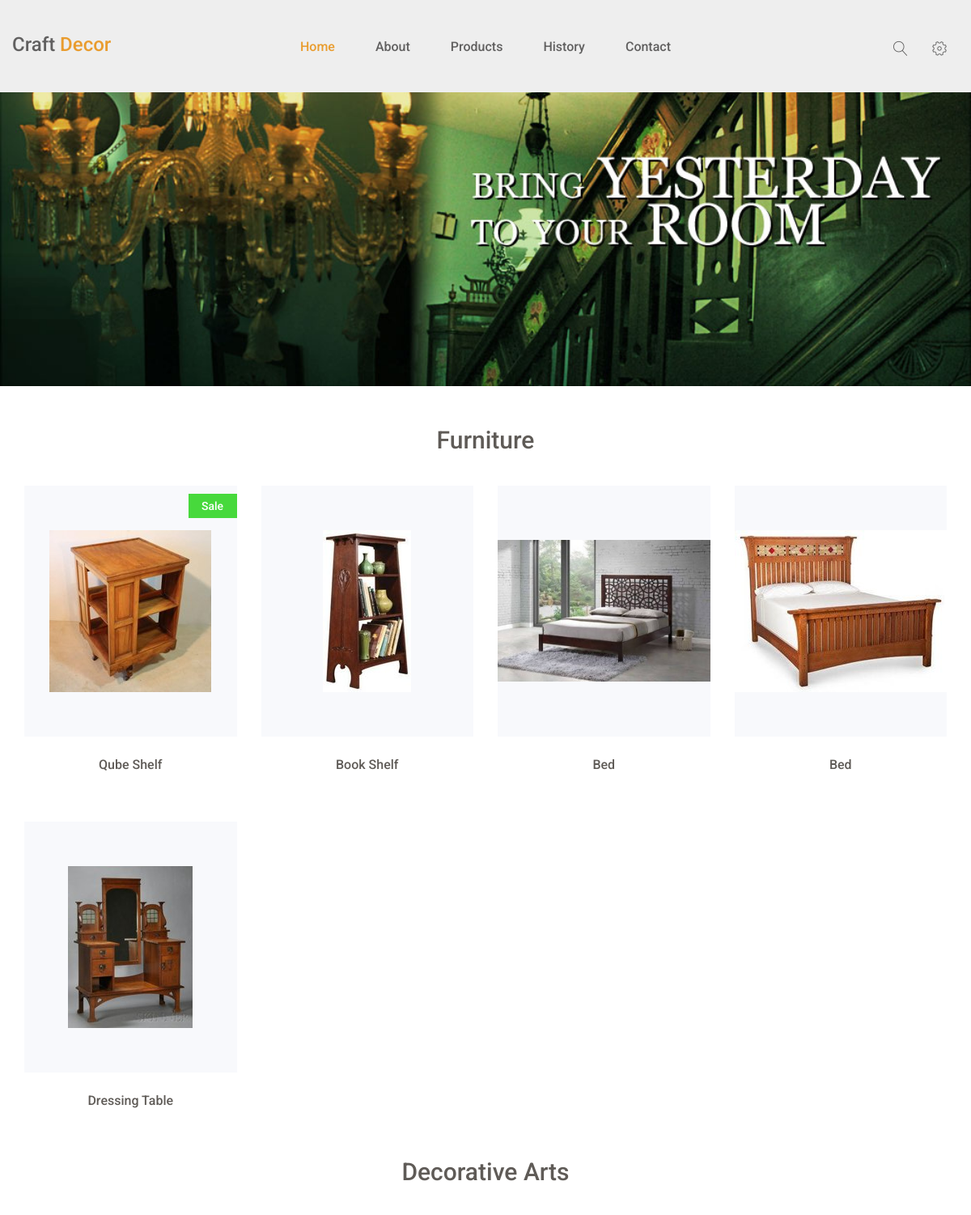
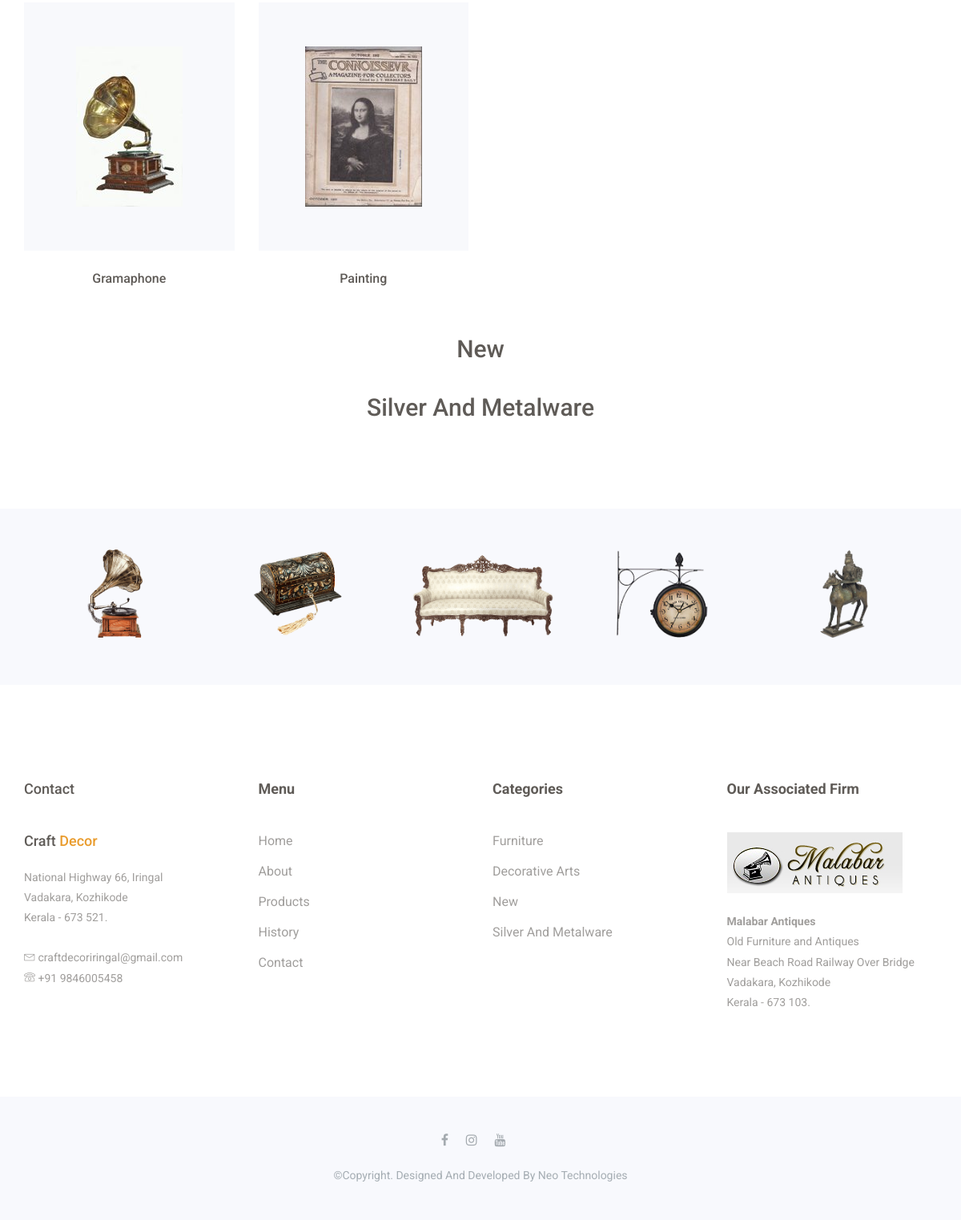
Screenshot of /products/ with the database file from the repository (2 pictures, top to bottom).
### webadmin/models.py (models this page shows, shortened)
class Categories(models.Model):
    cat_name = models.CharField(max_length=255)
    description = models.TextField(blank=True, null=True)
    is_avail = models.BooleanField(default=False)
    image = models.ImageField(upload_to='uploads/', blank=True, null=True)
    thumbnail = models.ImageField(upload_to='uploads/', blank=True, null=True)
    date_added = models.DateTimeField(auto_now_add=True)

class Products(models.Model):
    pro_name = models.CharField(max_length=255)
    category = models.ForeignKey(Categories, related_name='items', on_delete=models.DO_NOTHING)
    tag = models.CharField(max_length=255, blank=True, null=True)
    price = models.CharField(max_length=255, blank=True, null=True)
    description = models.TextField(blank=True, null=True)
    is_avail = models.BooleanField(default=False)
    is_featured = models.BooleanField(default=False)
    image = models.ImageField(upload_to='uploads/', blank=True, null=True)
    thumbnail = models.ImageField(upload_to='uploads/', blank=True, null=True)
    date_added = models.DateTimeField(auto_now_add=True)

### webmain/views.py (the view)
# urls.py: path('products/', views.products, name='products'),
def products(request):
    cats = Categories.objects.prefetch_related('items').filter(is_avail='True')
    catsft = Categories.objects.filter(is_avail=True)[:6]
    return render(request, 'webmain/products.html',{'cats':cats,'catsft':catsft})

### webmain/templates/webmain/products.html (shortened to what this page needs)
{% extends 'webmain/base.html' %}
{% load static %}
{% block content %}
    <div>
        <img src="{% static 'assets/images/collection/image2.jpg' %}" height="100%" width="100%">
    </div>
        <section id="new-arrivals" class="new-arrivals">
            {% for category in cats %}
            <div class="container">
                <div class="section-header">
                    <h2>{{ category.cat_name }}</h2>
                </div>
                <div class="new-arrivals-content">
                    <div class="row">
                    {% for pro in category.items.all %}
                        <div class="col-md-3 col-sm-4">
                            <div class="single-new-arrival">
                                <div class="single-new-arrival-bg">
                                    <img src="{{ pro.thumbnail.url }}" alt="new-arrivals images">
                                    {% if pro.tag %}
                                        <div class="sale bg-2">
                                            <p>{{ pro.tag }}</p>
                                        </div>
                                    {% endif %}
                                </div>
                                <h4><a href="#">{{ pro.pro_name }}</a></h4>
                            </div>
                        </div>
                    {% endfor %}
                    </div>
                </div>
            </div>
            {% endfor %}
            </section>
{% endblock %}

### webmain/templates/webmain/base.html (shortened to what this page needs)
{% load static %}
<!doctype html>
<html class="no-js" lang="en">
    <head>
        <link rel="stylesheet" href="{% static 'assets/css/font-awesome.min.css' %}">
		<link rel="stylesheet" href="{% static 'assets/css/linearicons.css' %}">
        <link rel="stylesheet" href="{% static 'assets/css/animate.css' %}">
        <link rel="stylesheet" href="{% static 'assets/css/owl.carousel.min.css' %}">
		<link rel="stylesheet" href="{% static 'assets/css/owl.theme.default.min.css' %}">
        <link rel="stylesheet" href="{% static 'assets/css/bootstrap.min.css' %}">
		<link rel="stylesheet" href="{% static 'assets/css/bootsnav.css' %}" >
        <link rel="stylesheet" href="{% static 'assets/css/style.css' %}">
        <link rel="stylesheet" href="{% static 'assets/css/responsive.css' %}">
    </head>
    <body>
			<div class="top-area">
				<div class="header-area">
				    <nav class="navbar navbar-default bootsnav navbar-sticky navbar-scrollspy"  data-minus-value-desktop="70" data-minus-value-mobile="55" data-speed="1000">
				        <div class="container">
				            <div class="attr-nav">
				                <ul>
				                	<li class="search">
				                		<a href="#"><span class="lnr lnr-magnifier"></span></a>
				                	</li>
				                	<li class="nav-setting">
				                		<a href="#"><span class="lnr lnr-cog"></span></a>
				                	</li>
				                </ul>
				            </div>
				            <div class="navbar-header">
								<a class="navbar-brand" href="/">Craft <span>Decor</span></a>
				            </div>
				            <div class="collapse navbar-collapse menu-ui-design" id="navbar-menu">
				                <ul class="nav navbar-nav navbar-center" data-in="fadeInDown" data-out="fadeOutUp">
				                    <li class="active"><a href="/">home</a></li>
				                    <li><a href="/about">about</a></li>
				                    <li><a href="/products">products</a></li>
				                    <li><a href="/history">history</a></li>
				                    <li><a href="/contact">contact</a></li>
				                </ul>
				            </div>
				        </div>
				    </nav>
				</div>
			</div>
			<div class="clear-top">
			</div>
		{% block content %}
		{% endblock %}
<section id="clients"  class="clients">
	<div class="container">
	<div class="owl-carousel owl-theme" id="client">
			<div class="item">
				<a href="/products">
					<img src="{% static 'assets/images/clients/c1.png' %}" alt="brand-image" />
				</a>
			</div>
			<div class="item">
				<a href="/products">
					<img src="{% static 'assets/images/clients/c2.png' %}" alt="brand-image" />
				</a>
			</div>
			<div class="item">
				<a href="/products">
					<img src="{% static 'assets/images/clients/c3.png' %}" alt="brand-image" />
				</a>
			</div>
			<div class="item">
				<a href="/products">
					<img src="{% static 'assets/images/clients/c4.png' %}" alt="image" />
				</a>
			</div>
			<div class="item">
				<a href="/products">
					<img src="{% static 'assets/images/clients/c5.png' %}" alt="brand-image" />
				</a>
			</div>
		</div>
	</div>
	</section>
		<section id="newsletter"  class="newsletter">
			<div class="container">
				<div class="hm-footer-details">
					<div class="row">
						<div class=" col-md-3 col-sm-6 col-xs-12">
							<div class="hm-footer-widget">
								<div class="hm-foot-para">
									<h4>Contact
									</h4>
									<br><br>
										<h2>Craft <span style="color:#e99c2e;">Decor</span></h2>
									<br>
									<p>
										 National Highway 66, Iringal
										<br>Vadakara, Kozhikode
										<br>Kerala - 673 521.
										<br>
									 	<br><span class="lnr lnr-envelope"></span> craftdecoriringal@gmail.com
										<br><span class="lnr lnr-phone"></span> +91 9846005458
									</p>
								</div>
							</div>
						</div>
						<div class=" col-md-3 col-sm-6 col-xs-12">
							<div class="hm-footer-widget">
								<div class="hm-foot-title">
									<h4>Menu</h4>
								</div>
								<div class="hm-foot-menu">
									<ul>
										<li class="active"><a href="/">home</a></li>
										<li><a href="/about">about</a></li>
										<li><a href="/products">products</a></li>
										<li><a href="/history">history</a></li>
										<li><a href="/contact">contact</a></li>
									</ul>
								</div>
							</div>
						</div>
						<div class=" col-md-3 col-sm-6 col-xs-12">
							<div class="hm-footer-widget">
								<div class="hm-foot-title">
									<h4>Categories</h4>
								</div>
								<div class="hm-foot-menu">
									<ul>
										{% for catft in catsft %}
											<li><a href="{% url 'products_cat' catft.id  %}">{{ catft.cat_name }}</a></li>
										{% endfor %}
									</ul>
								</div>
							</div>
						</div>
						<div class=" col-md-3 col-sm-6  col-xs-12">
							<div class="hm-footer-widget">
								<div class="hm-foot-title">
									<h4>Our Associated Firm</h4>
								</div>
								<div class="hm-foot-email">
										<img src="{% static 'assets/logo/logo.jpg' %}"/>
								</div>
								<div class="hm-foot-para">
									<br>
									<p>
										<b>Malabar Antiques</b>
										<br>
										Old Furniture and Antiques
										<br>
										Near Beach Road Railway Over Bridge
										<br>
										Vadakara, Kozhikode
										<br>
										Kerala - 673 103.
									</p>
								</div>
							</div>
						</div>
					</div>
				</div>
			</div>
		</section>
		<footer id="footer"  class="footer">
			<div class="container">
				<div class="hm-footer-copyright text-center">
					<div class="footer-social">
						<a href="https://www.facebook.com/amajeed.amajeed.35?mibextid=ZbWKwL" target="_blank"><i class="fa fa-facebook"></i></a>
						<a href="https://www.instagram.com/amajeedamajeed?utm_source=qr&igsh=MTE3bHBlZDEzaXZo" target="_blank"><i class="fa fa-instagram"></i></a>
						<a href="#"><i class="fa fa-youtube"></i></a>
					</div>
					<p>
						&copy;copyright. designed and developed by <a href="www.neolive.online">Neo Technologies</a>
					</p>
				</div>
			</div>
        </footer>
    </body>
</html>

### static/assets/css/bootsnav.css (style rules this page uses)
nav.bootsnav .container { position: relative; }
nav.navbar.bootsnav { margin-bottom: 0; -moz-border-radius: 0px; -webkit-border-radius: 0px; -o-border-radius: 0px; border-radius: 0px; background-color: #fff; border: none; border-bottom: solid 1px #e0e0e0; z-index: 9; }
nav.navbar.bootsnav ul.nav > li > a { color: #6f6f6f; background-color: transparent; outline: none; margin-bottom: -2px; }
nav.navbar.bootsnav ul.nav li.megamenu-fw > a:hover, nav.navbar.bootsnav ul.nav li.megamenu-fw > a:focus, nav.navbar.bootsnav ul.nav li.active > a:hover, nav.navbar.bootsnav ul.nav li.active > a:focus, nav.navbar.bootsnav ul.nav li.active > a { background-color: transparent; }
.attr-nav { float: right; display: inline-block; margin-left: 13px; margin-right: -15px; }
.attr-nav > ul { padding: 0; margin: 0 0 -7px 0; list-style: none; display: inline-block; }
.attr-nav > ul > li { float: left; display: block; }
.attr-nav > ul > li > a { color: #6f6f6f; display: block; padding: 28px 15px; position: relative; }
body { -webkit-transition: all 0.3s ease-in-out; -moz-transition: all 0.3s ease-in-out; -o-transition: all 0.3s ease-in-out; -ms-transition: all 0.3s ease-in-out; transition: all 0.3s ease-in-out; }
.wrap-sticky nav.navbar.bootsnav { position: absolute; width: 100%; left: 0; top: 0; }
@media (min-width: 1024px) { nav.navbar.bootsnav ul.nav > li > a { padding: 30px 15px; font-weight: 600; } }
@media (min-width: 1024px) { nav.navbar.bootsnav.menu-center .container { position: relative; } }
@media (min-width: 1024px) { nav.navbar.bootsnav.menu-center ul.nav.navbar-center { float:none; margin: 0 auto; display: table; table-layout: fixed; } }
@media (min-width: 1024px) { nav.navbar.bootsnav.menu-center .navbar-header, nav.navbar.bootsnav.menu-center .attr-nav { position: absolute; } }
@media (min-width: 1024px) { nav.navbar.bootsnav.menu-center .attr-nav { right: 15px; } }

### rows the page displays
Categories: cat_name "Furniture"
Products: thumbnail (picture), tag "Sale", pro_name "Qube Shelf"
Products: thumbnail (picture), pro_name "Book Shelf"
Products: thumbnail (picture), pro_name "Bed"
Products: thumbnail (picture), pro_name "Bed"
Products: thumbnail (picture), pro_name "Dressing Table"
Categories: cat_name "Decorative Arts"
Products: thumbnail (picture), pro_name "Gramaphone"
Products: thumbnail (picture), pro_name "Painting"
Categories: cat_name "New"
Categories: cat_name "Silver And Metalware"
